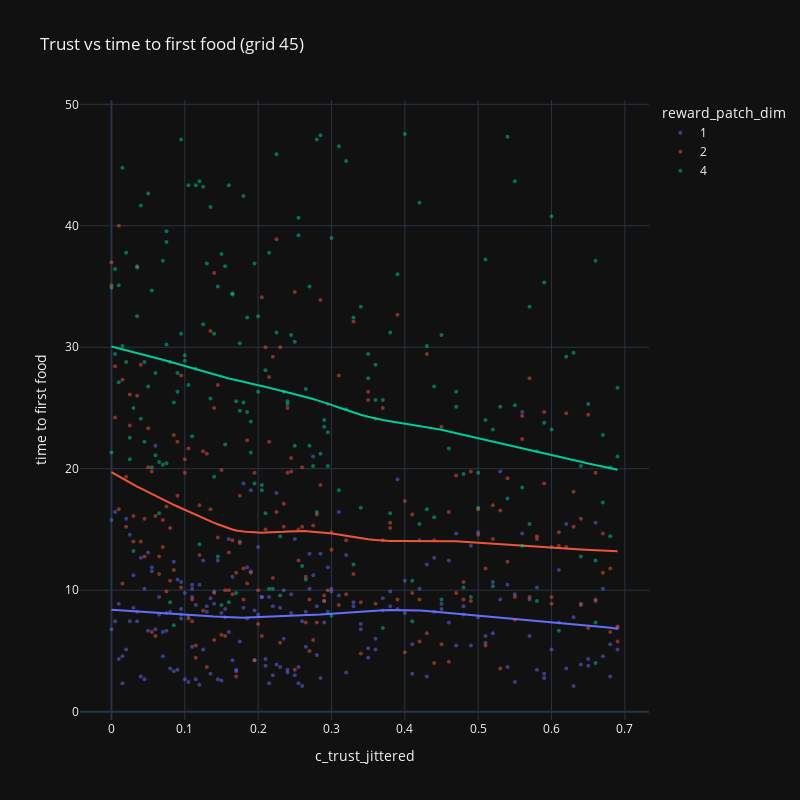

Notebook code cell kept with this figure:
### Code cell
fig_grid45 = px.scatter(
    impactDF_grid45,
    x="c_trust_jittered",
    y="time to first food",
    color="reward_patch_dim",
    template="plotly_dark",
    title="Trust vs time to first food (grid 45)",
    trendline="lowess",
    opacity=0.5,
)

fig_grid45.update_traces(marker={"size": 4})
fig_grid45.update_layout(
    width=800,
    height=800,
)

### Figure 1 — Plotly figure (JSON) as saved in the notebook; plotly's stock layout.template omitted (floating-point values rounded to 4 significant figures; data arrays with more than 128 entries replaced by an {"elided": "..."} marker saying what was removed)
{"data": [{"hovertemplate": "reward_patch_dim=1<br>c_trust_jittered=%{x}<br>time to first food=%{y}<extra></extra>", "legendgroup": "1", "marker": {"color": "#636efa", "opacity": 0.5, "size": 4, "symbol": "circle"}, "mode": "markers", "name": "1", "orientation": "v", "showlegend": true, "type": "scatter", "x": {"elided": "204 float values"}, "xaxis": "x", "y": {"elided": "204 float values"}, "yaxis": "y"}, {"hovertemplate": "<b>LOWESS trendline</b><br><br>reward_patch_dim=1<br>c_trust_jittered=%{x}<br>time to first food=%{y} <b>(trend)</b><extra></extra>", "legendgroup": "1", "marker": {"color": "#636efa", "size": 4, "symbol": "circle"}, "mode": "lines", "name": "1", "showlegend": false, "type": "scatter", "x": {"elided": "204 float values"}, "xaxis": "x", "y": {"elided": "204 float values"}, "yaxis": "y"}, {"hovertemplate": "reward_patch_dim=2<br>c_trust_jittered=%{x}<br>time to first food=%{y}<extra></extra>", "legendgroup": "2", "marker": {"color": "#EF553B", "opacity": 0.5, "size": 4, "symbol": "circle"}, "mode": "markers", "name": "2", "orientation": "v", "showlegend": true, "type": "scatter", "x": {"elided": "201 float values"}, "xaxis": "x", "y": {"elided": "201 float values"}, "yaxis": "y"}, {"hovertemplate": "<b>LOWESS trendline</b><br><br>reward_patch_dim=2<br>c_trust_jittered=%{x}<br>time to first food=%{y} <b>(trend)</b><extra></extra>", "legendgroup": "2", "marker": {"color": "#EF553B", "size": 4, "symbol": "circle"}, "mode": "lines", "name": "2", "showlegend": false, "type": "scatter", "x": {"elided": "201 float values"}, "xaxis": "x", "y": {"elided": "201 float values"}, "yaxis": "y"}, {"hovertemplate": "reward_patch_dim=4<br>c_trust_jittered=%{x}<br>time to first food=%{y}<extra></extra>", "legendgroup": "4", "marker": {"color": "#00cc96", "opacity": 0.5, "size": 4, "symbol": "circle"}, "mode": "markers", "name": "4", "orientation": "v", "showlegend": true, "type": "scatter", "x": {"elided": "188 float values"}, "xaxis": "x", "y": {"elided": "188 float values"}, "yaxis": "y"}, {"hovertemplate": "<b>LOWESS trendline</b><br><br>reward_patch_dim=4<br>c_trust_jittered=%{x}<br>time to first food=%{y} <b>(trend)</b><extra></extra>", "legendgroup": "4", "marker": {"color": "#00cc96", "size": 4, "symbol": "circle"}, "mode": "lines", "name": "4", "showlegend": false, "type": "scatter", "x": {"elided": "188 float values"}, "xaxis": "x", "y": {"elided": "188 float values"}, "yaxis": "y"}], "layout": {"height": 800, "legend": {"title": {"text": "reward_patch_dim"}, "tracegroupgap": 0}, "title": {"text": "Trust vs time to first food (grid 45)"}, "width": 800, "xaxis": {"anchor": "y", "domain": [0, 1], "title": {"text": "c_trust_jittered"}}, "yaxis": {"anchor": "x", "domain": [0, 1], "title": {"text": "time to first food"}}}}
